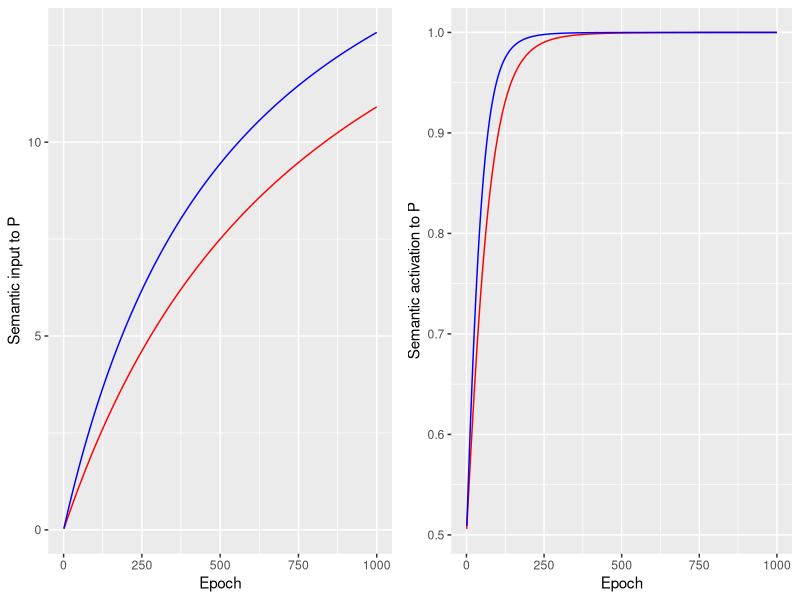

The R source for this figure:
library(tidyverse)
library(gridExtra)

input_s_v1 <- function(e, t, f, g, k, tmax){
  numer_f <- g * e * log(f+2)
  denom_f <- e * log(f+2) + k 
  input_s_plaut <- (t/tmax)*(numer_f/denom_f)
}

sigmoid <- function(x){
  return(1/(1+exp(-(x))))
}


# Plotting Wrapper
plot_s <- function(g, k){

  strain_high_frequency = 7700
  strain_low_frequency = 402
  
  e = 1:1000
  
  # At last time step t=3.8 (zero indexing in python...)
  s_lowf <- input_s_v1(e, t=3.8, f=strain_low_frequency, g=g, k=k, tmax=3.8)
  s_highf <- input_s_v1(e, t=3.8, f=strain_high_frequency, g=g, k=k, tmax=3.8)
  df <- data.frame(e, s_lowf, s_highf)
  df <- df %>% 
    mutate(a_lowf = sigmoid(s_lowf)) %>%
    mutate(a_highf = sigmoid(s_highf))
  
  input <- ggplot(df) + 
    geom_line(aes(e, s_lowf), color = 'red') +
    geom_line(aes(e, s_highf), color = 'blue') +
    ylab('Semantic input to P') +
    xlab('Epoch')
  
  act <- ggplot(df)  + 
    geom_line(aes(e, a_lowf), color = 'red') +
    geom_line(aes(e, a_highf), color = 'blue') +
    ylab('Semantic activation to P') +
    xlab('Epoch')
  
  grid.arrange(input, act, ncol=2)
  
}

# Play with g and k...
plot_s(g=20, k=5000)


